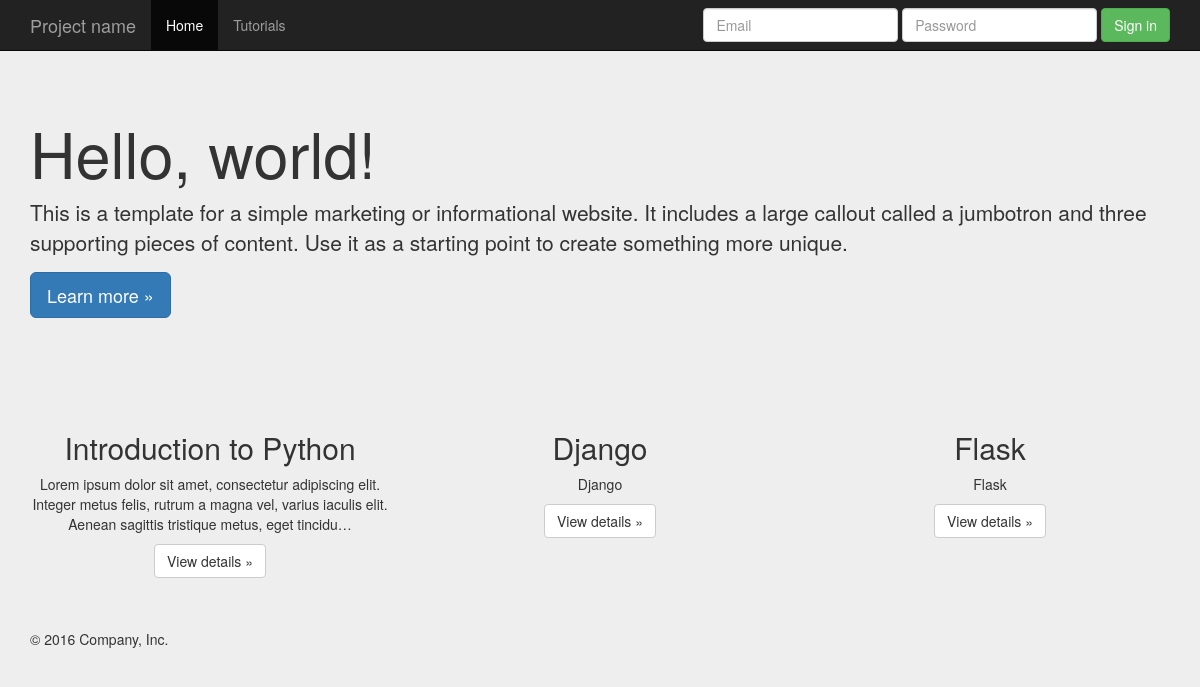
The page / on the database its author committed.
### tutorials/models.py (models this page shows, shortened)
class TutorialSeries(models.Model):
    language = models.ForeignKey(Language)
    student_experience = models.ForeignKey(StudentExperience)
    name = models.CharField(max_length=250)
    description = models.TextField(blank=True, null=True)
    archived = models.BooleanField(default=False)
    slug = models.SlugField(max_length=250, unique=True)

### master/views.py (the view)
# urls.py: 2. Add a URL to urlpatterns:  url(r'^$', views.home, name='home')
def home(request):
    series = TutorialSeries.objects.filter(archived=False).order_by('-id')[:3]
    template = 'home.html'
    context ={'series': series}
    return render(request, template, context)

### templates/home.html
{% extends 'base.html' %}
{% block content %}
    <div class="jumbotron">
      <div class="container">
        <h1>Hello, world!</h1>
        <p>This is a template for a simple marketing or informational website. It includes a large callout called a jumbotron and three supporting pieces of content. Use it as a starting point to create something more unique.</p>
        <p><a class="btn btn-primary btn-lg" href="#" role="button">Learn more &raquo;</a></p>
      </div>
    </div>
    <div class="container">
      <div class="row">
        {% for item in series %}
        <div class="col-md-4 text-center">
          <h2>{{ item.name }}</h2>
          <p>{{ item.description | truncatechars:165 }}</p>
          <p><a class="btn btn-default" href="{% url "tutorials:tutorial_series_detail" item.slug %}" role="button">View details &raquo;</a></p>
        </div>
        {% endfor %}
      </div>
{% endblock %}

### static/css/signin.css (style rules this page uses)
body { padding-top: 40px; padding-bottom: 40px; background-color: #eee; }

### static/css/jumbotron.css (style rules this page uses)
body { padding-top: 50px; padding-bottom: 20px; }

### rows shown on the page
TutorialSeries: name "Introduction to Python", description "Lorem ipsum dolor sit amet, consectetur adipiscing elit. Integer metus felis, rutrum a magna vel, varius iaculis elit. Aenean sagittis tristique metus, eget tincidu…"
TutorialSeries: name "Django", description "Django"
TutorialSeries: name "Flask", description "Flask"
